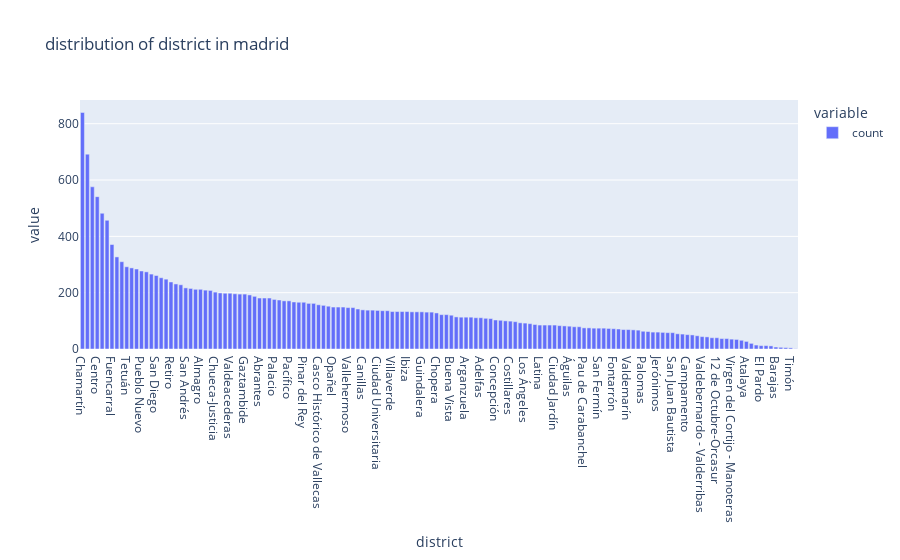

Notebook source saved alongside this figure:
### Code cell
px.bar(df.district.value_counts(),title='distribution of district in madrid')

### Figure 1 — Plotly figure (JSON) as saved in the notebook; plotly's stock layout.template omitted (floating-point values rounded to 4 significant figures; data arrays with more than 128 entries replaced by an {"elided": "..."} marker saying what was removed)
{"data": [{"alignmentgroup": "True", "hovertemplate": "variable=count<br>district=%{x}<br>value=%{y}<extra></extra>", "legendgroup": "count", "marker": {"color": "#636efa", "pattern": {"shape": ""}}, "name": "count", "offsetgroup": "count", "orientation": "v", "showlegend": true, "textposition": "auto", "type": "bar", "x": {"elided": "146 str values"}, "xaxis": "x", "y": {"elided": "146 int values"}, "yaxis": "y"}], "layout": {"barmode": "relative", "legend": {"title": {"text": "variable"}, "tracegroupgap": 0}, "title": {"text": "distribution of district in madrid"}, "xaxis": {"anchor": "y", "domain": [0, 1], "title": {"text": "district"}}, "yaxis": {"anchor": "x", "domain": [0, 1], "title": {"text": "value"}}}}
